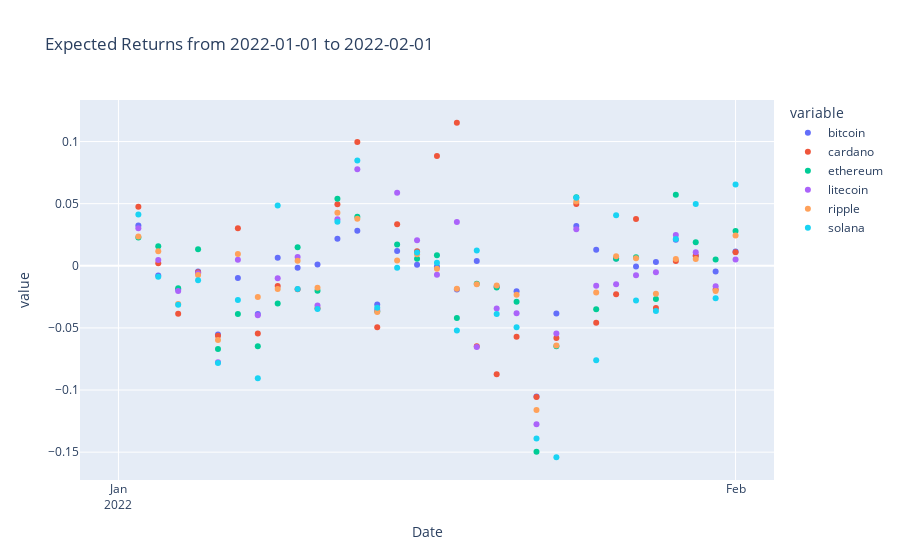

Source (notebook cell):
### Markdown cell above
## Simple returns of Top N assets

### Code cell
import plotly.express as px

#transp_topNassets = clsETL.transpose_pivot(_topNassets_df)
#simple_returns_df = cls_etp.get_simple_returns(piv_marketcap_df)
simple_returns_df = clsROR.get_simple_returns(piv_marketcap_df)
_min_date = (simple_returns_df["Date"].min()).date()
_max_date = (simple_returns_df["Date"].max()).date()
_title = "Expected Returns from "+str(_min_date)+" to "+str(_max_date)
fig = px.scatter(simple_returns_df, x="Date", y=simple_returns_df.columns,
              hover_data={"Date": "|%B %d, %Y"},
              title=_title)
fig.update_xaxes(
    dtick="M1",
    tickformat="%b\n%Y")
fig.show()
